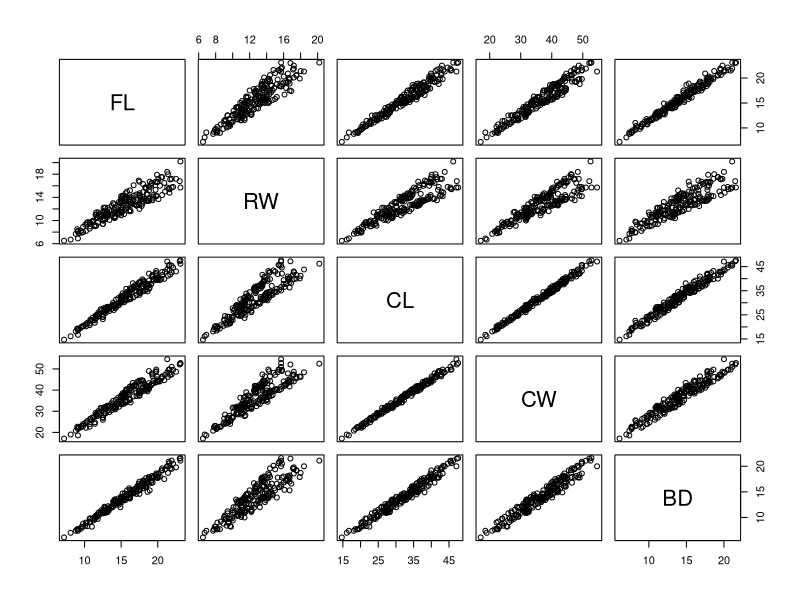
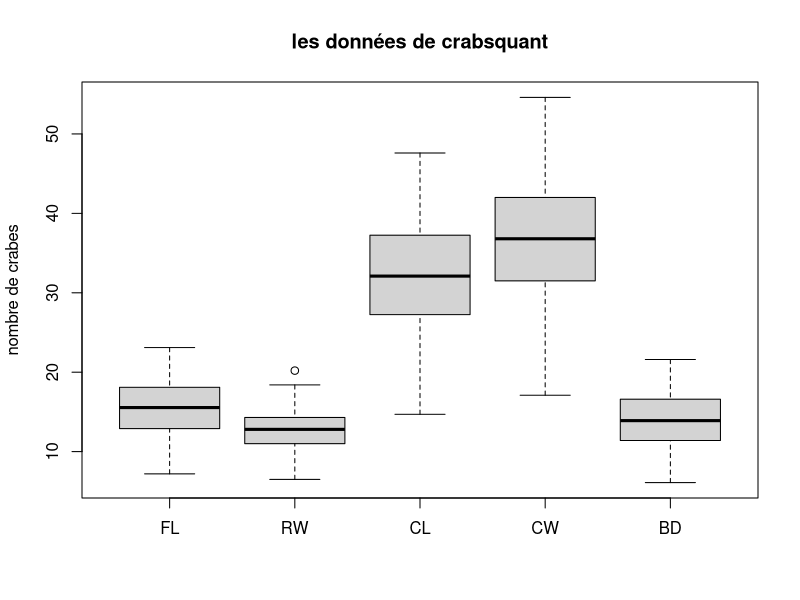
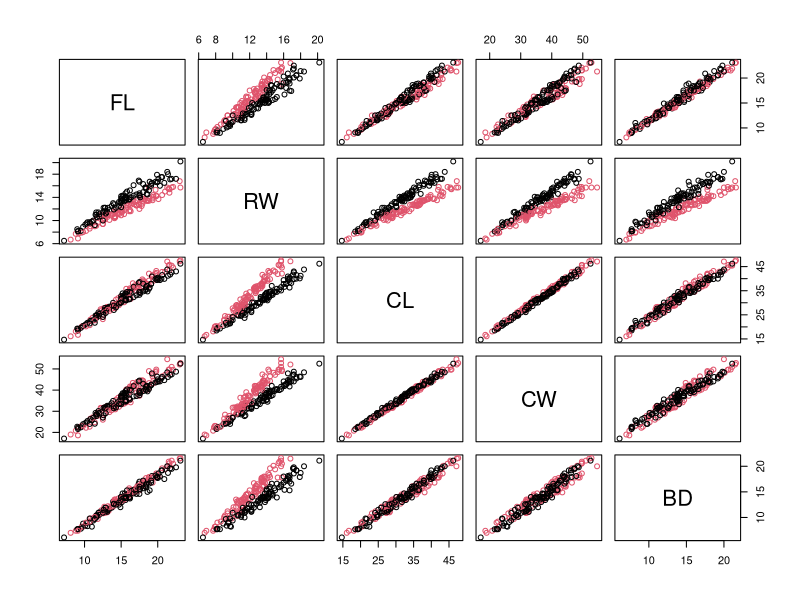
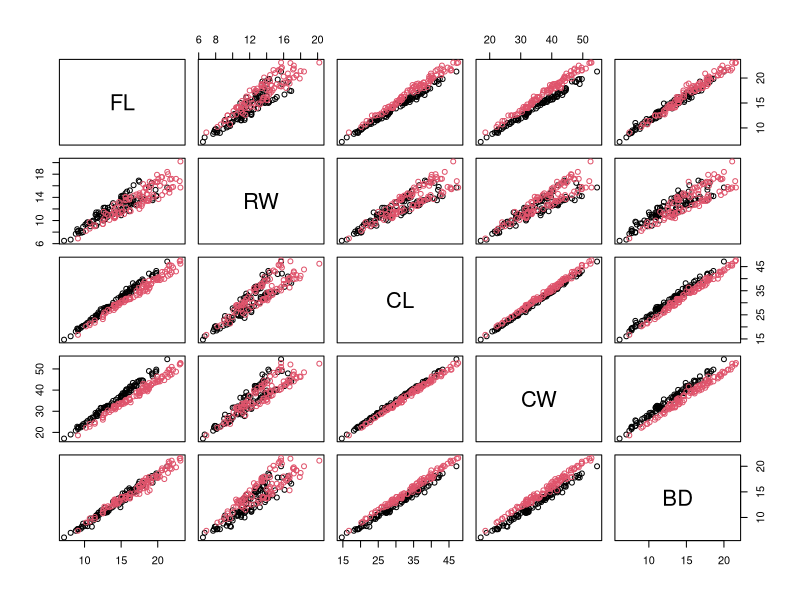
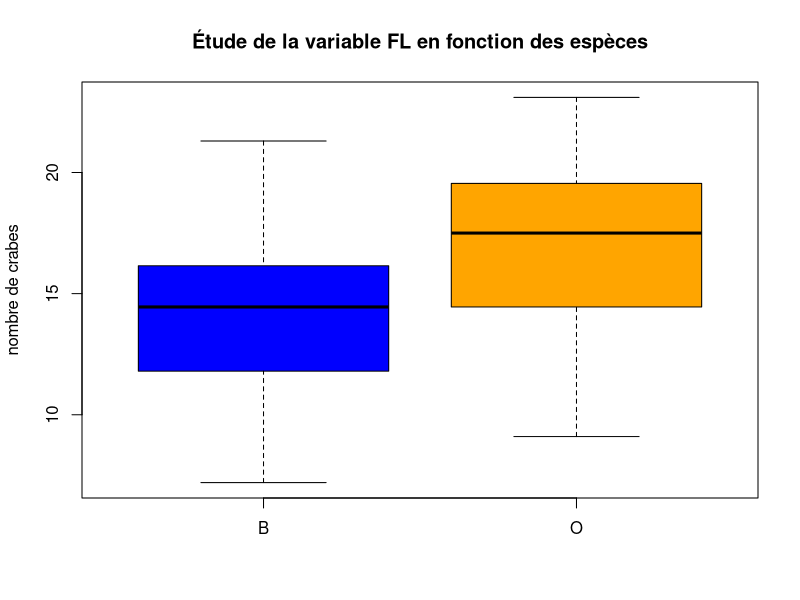
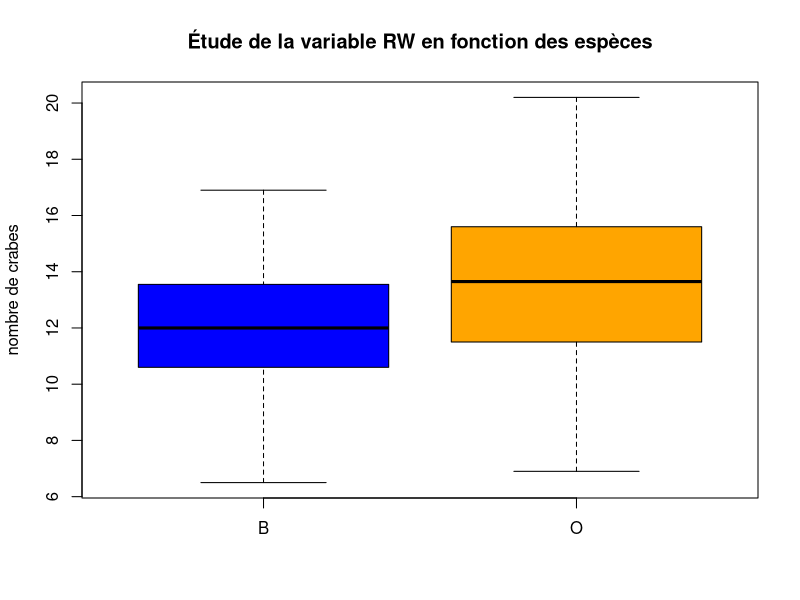
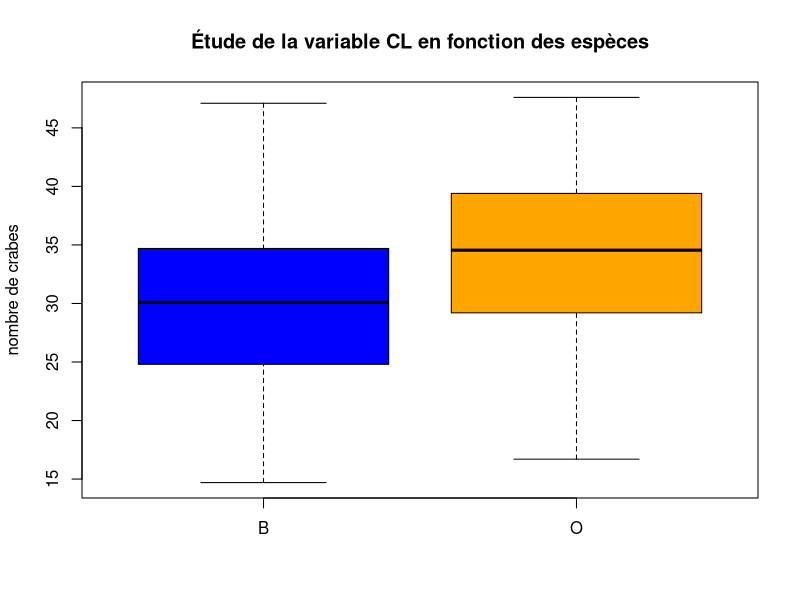
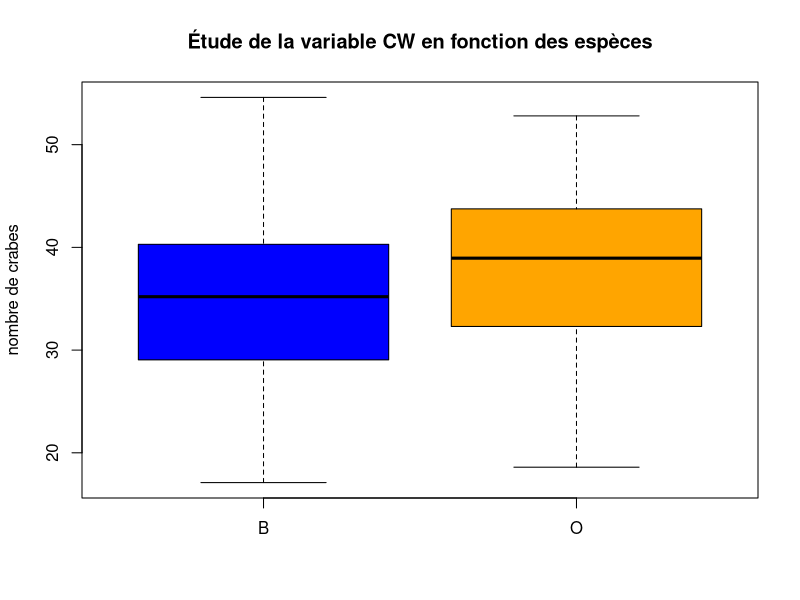

Reproduce these figures in R, in order.
#********************************************#
#                                            #
#                   Libraries                #
#                                            #
#********************************************#
library(GGally)
library(ggplot2)
library(MASS)
data(crabs)

summary(crabs)
crabsquant <- crabs[,4:8]

#********************************************#
#                                            #
#                   Question 1               #
#                                            #
#********************************************#
plot(crabsquant)

boxplot(crabsquant, main = "les données de crabsquant", ylab = "nombre de crabes", name = c("FL", "RW", "CL", "CW", "BD"))

plot(crabsquant, col = crabs$sex)

plot(crabsquant, col = crabs$sp)

boxplot(crabs$FL[crabs$sp == "B"], crabs$FL[crabs$sp == "O"], main = "Étude de la variable FL en fonction des espèces",  col = c("blue", "orange"), names = c("B", "O"), ylab = "nombre de crabes", notch = FALSE, outline = FALSE)

boxplot(crabs$RW[crabs$sp == "B"], crabs$RW[crabs$sp == "O"], main = "Étude de la variable RW en fonction des espèces",  col = c("blue", "orange"), names = c("B", "O"), ylab = "nombre de crabes", notch = FALSE, outline = FALSE)

boxplot(crabs$CL[crabs$sp == "B"], crabs$CL[crabs$sp == "O"], main = "Étude de la variable CL en fonction des espèces",  col = c("blue", "orange"), names = c("B", "O"), ylab = "nombre de crabes", notch = FALSE, outline = FALSE)

boxplot(crabs$CW[crabs$sp == "B"], crabs$CW[crabs$sp == "O"], main = "Étude de la variable CW en fonction des espèces",  col = c("blue", "orange"), names = c("B", "O"), ylab = "nombre de crabes", notch = FALSE, outline = FALSE)

boxplot(crabs$BD[crabs$sp == "B"], crabs$BD[crabs$sp == "O"], main = "Étude de la variable BD en fonction des espèces",  col = c("blue", "orange"), names = c("B", "O"), ylab = "nombre de crabes", notch = FALSE, outline = FALSE)

boxplot(crabs$FL[crabs$sex == "M"], crabs$FL[crabs$sex == "F"], main = "Étude de la variable FL en fonction du sexe",  col = c("green", "red"), names = c("M", "F"), ylab = "nombre de crabes", notch = FALSE, outline = FALSE)

boxplot(crabs$RW[crabs$sex == "M"], crabs$RW[crabs$sex == "F"], main = "Étude de la variable RW en fonction du sexe",  col = c("green", "red"), names = c("M", "F"), ylab = "nombre de crabes", notch = FALSE, outline = FALSE)

boxplot(crabs$CL[crabs$sex == "M"], crabs$CL[crabs$sex == "F"], main = "Étude de la variable CL en fonction du sexe",  col = c("green", "red"), names = c("M", "F"), ylab = "nombre de crabes", notch = FALSE, outline = FALSE)

boxplot(crabs$CW[crabs$sex == "M"], crabs$CW[crabs$sex == "F"], main = "Étude de la variable CW en fonction du sexe",  col = c("green", "red"), names = c("M", "F"), ylab = "nombre de crabes", notch = FALSE, outline = FALSE)

boxplot(crabs$BD[crabs$sex == "M"], crabs$BD[crabs$sex == "F"], main = "Étude de la variable BD en fonction du sexe",  col = c("green", "red"), names = c("M", "F"), ylab = "nombre de crabes", notch = FALSE, outline = FALSE)

#********************************************#
#                                            #
#                   Question 1               #
#                                            #
#********************************************#
cor(crabsquant)

print(cor(crabsquant),digits=3)